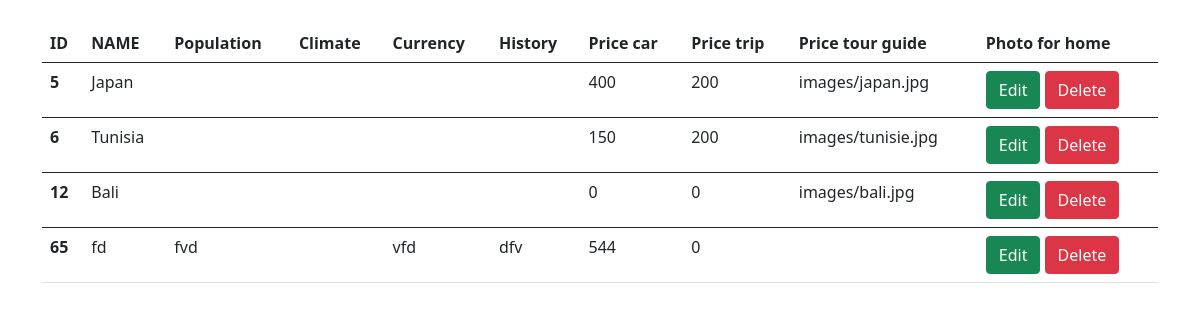
The page /countriesfinal/table_edit.php on the database its author committed.
### tables this page shows
CREATE TABLE `country` (
  `country_id` int(11) NOT NULL,
  `country_name` varchar(50) NOT NULL,
  `population` text NOT NULL,
  `climate` text NOT NULL,
  `currency` text NOT NULL,
  `history` text NOT NULL,
  `price_car` int(11) NOT NULL,
  `price_trip` int(11) NOT NULL,
  `price_tour_guide` int(11) NOT NULL,
  `photo_for_home` varchar(50) NOT NULL,
  `hero_src` varchar(100) NOT NULL,
  `about_src` varchar(100) NOT NULL,
  `cta_src` varchar(100) NOT NULL,
  `contact_src` varchar(100) NOT NULL,
  `services_src` varchar(100) NOT NULL
);

### countriesfinal/bdd.php (called while the page is built, shortened)
<?php class CBD
{
    private static $_dbname = "clients";
    private static $_user = "root";
    private static $_pwd = "";
    private static $_host = "localhost";
    private static $_bdd = null;
    private function __construct()
    {
        try {
            self::$_bdd = new PDO("mysql:host=" . self::$_host . ";dbname=" . self::$_dbname . ";charset=utf8", self::$_user, self::$_pwd, array(PDO::MYSQL_ATTR_INIT_COMMAND => 'SET NAMES UTF8'));
        } catch (PDOException $e) {
            die('Erreur : ' . $e->getMessage());
        }
    }
    public static function getInstance()
    {
        return (self::$_bdd);
    }
}

### countriesfinal/countries.php (called while the page is built, shortened)
<?php
require('bdd.php');
require('storeimg.php');
class countries
{
  protected PDO $cnx;
  public function __construct()
  {
    $this->cnx = CBD::getInstance();
  }
  function get_countries()
  {
    $query = "select * from `country` ;";
    $response = $this->cnx->prepare($query);
    $response->execute([]);
    $countries = $response->fetchAll(\PDO::FETCH_ASSOC);
    return $countries;
  }
}
?>

### countriesfinal/table_edit.php (the view, shortened to what this page needs)
<?php
require('countries.php');
$db = new countries();
$countries = $db->get_countries();
?>
<!DOCTYPE html>
<html lang="en">
<head>
    <link href="https://cdn.jsdelivr.net/npm/bootstrap@5.0.2/dist/css/bootstrap.min.css" rel="stylesheet">
</head>
<body>
    <div class="container my-4">
        <table class="table">
            <thead>
                <tr>
                    <th>ID</th>
                    <th>NAME</th>
                    <th>Population</th>
                    <th>Climate</th>
                    <th>Currency</th>
                    <th>History</th>
                    <th>Price car</th>
                    <th>Price trip</th>
                    <th>Price tour guide</th>
                    <th>Photo for home</th>
                </tr>
            </thead>
            <tbody>
                <?php
                foreach ($countries as $c) :
                ?>
                    <tr>
                        <th><?= $c['country_id'] ?></th>
                        <td><?= $c['country_name'] ?></td>
                        <td><?= $c['population'] ?></td>
                        <td><?= $c['climate'] ?></td>
                        <td><?= $c['currency'] ?></td>
                        <td><?= $c['history'] ?></td>
                        <td><?= $c['price_car'] ?></td>
                        <td><?= $c['price_tour_guide'] ?></td>
                        <td><?= $c['photo_for_home'] ?></td>
                        <td>
                            <a class='btn btn-success' href='affichage_update_country.php?id=<?= $c['country_id'] ?>'>Edit</a>
                            <a class='btn btn-danger' href='delete_country.php?id=<?= $c['country_id'] ?>'>Delete</a>
                        </td>
                    </tr>
            </tbody>
        <?php endforeach; ?>
        </table>
    </div>
</body>
</html>

### rows shown on the page
country: country_id "5", country_name "Japan", price_car "400", price_tour_guide "200", photo_for_home "images/japan.jpg"
country: country_id "6", country_name "Tunisia", price_car "150", price_tour_guide "200", photo_for_home "images/tunisie.jpg"
country: country_id "12", country_name "Bali", price_car "0", price_tour_guide "0", photo_for_home "images/bali.jpg"
country: country_id "65", country_name "fd", population "fvd", currency "vfd", history "dfv", price_car "544", price_tour_guide "0"
